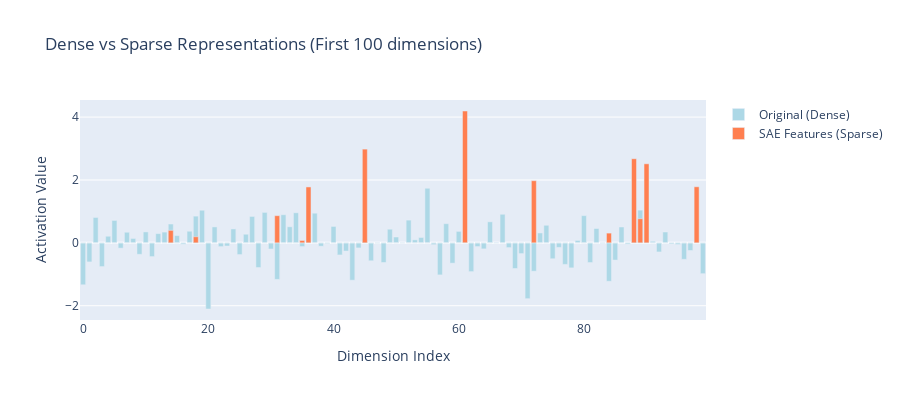

Notebook source saved alongside this figure:
### Code cell
# ============================================================================
# CELL 13: Visualize Sparse vs Dense Representations
# ============================================================================
"""
Visualize the difference between dense and sparse representations
"""

print("📊 Dense vs Sparse Comparison")
print("=" * 70)

# ============================================================================
# PART 13a: Side-by-side bar chart (first 100 dimensions)
# ============================================================================

fig = go.Figure()

# Plot 1: Dense original activation (first 100 dims for visibility)
fig.add_trace(go.Bar(
    x=list(range(100)),
    y=activations[0][:100].numpy(),
    name='Original (Dense)',
    marker_color='lightblue'
))

# Plot 2: Sparse SAE features (first 100 for comparison)
if sae_loaded:
    with torch.no_grad():
        sae_features = sae.encode(activations[0].unsqueeze(0))
    sparse_display = sae_features[0][:100].numpy()
else:
    sparse_display = simulated_features[:100].numpy()

fig.add_trace(go.Bar(
    x=list(range(100)),
    y=sparse_display,
    name='SAE Features (Sparse)',
    marker_color='coral'
))

fig.update_layout(
    title="Dense vs Sparse Representations (First 100 dimensions)",
    xaxis_title="Dimension Index",
    yaxis_title="Activation Value",
    barmode='overlay',
    height=400
)
fig.show()

print("\n💡 Key Insight:")
print("   - Original: Most dimensions have some activation (hard to interpret)")
print("   - SAE: Only a few features are active (each represents one concept)")

# ============================================================================
# PART 13b: Full statistical comparison and distribution
# ============================================================================

print("\n" + "=" * 70)
print("📈 Full Statistical Analysis")
print("=" * 70)

# Original activation stats
orig_nonzero = (activations[0] != 0).sum().item()
orig_near_zero = (activations[0].abs() < 0.01).sum().item()
orig_total = activations[0].numel()

print(f"\n🔵 Original (Dense) Activation:")
print(f"   Total dimensions: {orig_total}")
print(f"   Exactly zero: {orig_total - orig_nonzero} ({100*(orig_total-orig_nonzero)/orig_total:.1f}%)")
print(f"   Near-zero (<0.01): {orig_near_zero} ({100*orig_near_zero/orig_total:.1f}%)")
print(f"   Significant: {orig_total - orig_near_zero} ({100*(orig_total-orig_near_zero)/orig_total:.1f}%)")
print(f"   Layout: [0 -------- {orig_total}]")
print(f"           " + "█" * 60 + "  ← Almost all dimensions active")

if sae_loaded:
    # SAE feature stats
    sae_nonzero = (sae_features[0] > 0).sum().item()
    sae_total = sae_features[0].numel()
    
    print(f"\n🟠 SAE (Sparse) Features:")
    print(f"   Total dimensions: {sae_total}")
    print(f"   Active (>0): {sae_nonzero} ({100*sae_nonzero/sae_total:.2f}%)")
    print(f"   Zero: {sae_total - sae_nonzero} ({100*(sae_total-sae_nonzero)/sae_total:.2f}%)")
    
    # Show where the active features are located
    active_indices = torch.where(sae_features[0] > 0)[0]
    
    print(f"\n   Distribution of {sae_nonzero} active features across {sae_total} dimensions:")
    
    # Dynamic number of bins (aim for ~50-200 features per bin)
    target_features_per_bin = 100
    num_bins = max(20, min(50, sae_nonzero // target_features_per_bin))
    
    hist, bin_edges = torch.histogram(active_indices.float(), bins=num_bins, range=(0, sae_total))
    
    max_count = hist.max().item()
    for i in range(num_bins):
        count = hist[i].item()
        bar_length = int(50 * count / max_count) if max_count > 0 else 0
        bin_start = int(bin_edges[i])
        bin_end = int(bin_edges[i+1])
        print(f"   [{bin_start:5d}-{bin_end:5d}]: {'█' * bar_length} ({int(count)})")
    
    print(f"\n💡 Key Insight:")
    print(f"   Original: {orig_total - orig_near_zero}/{orig_total} dimensions significantly active")
    print(f"            → DENSE: Hard to know which dimensions represent which concepts")
    print(f"   SAE:      {sae_nonzero}/{sae_total} features active")
    print(f"            → SPARSE: Each active feature = one interpretable concept!")
    print(f"            → {100*(sae_total-sae_nonzero)/sae_total:.1f}% of features are zero (high sparsity)")

else:
    print("\n⚠️  SAE not loaded, using simulated features")

### Figure 1 — Plotly figure (JSON) as saved in the notebook; plotly's stock layout.template omitted (floating-point values rounded to 4 significant figures)
{"data": [{"marker": {"color": "lightblue"}, "name": "Original (Dense)", "type": "bar", "x": [0, 1, 2, 3, 4, 5, 6, 7, 8, 9, 10, 11, 12, 13, 14, 15, 16, 17, 18, 19, 20, 21, 22, 23, 24, 25, 26, 27, 28, 29, 30, 31, 32, 33, 34, 35, 36, 37, 38, 39, 40, 41, 42, 43, 44, 45, 46, 47, 48, 49, 50, 51, 52, 53, 54, 55, 56, 57, 58, 59, 60, 61, 62, 63, 64, 65, 66, 67, 68, 69, 70, 71, 72, 73, 74, 75, 76, 77, 78, 79, 80, 81, 82, 83, 84, 85, 86, 87, 88, 89, 90, 91, 92, 93, 94, 95, 96, 97, 98, 99], "y": [-1.333, -0.6057, 0.8071, -0.7544, 0.2101, 0.7128, -0.1686, 0.3374, 0.1395, -0.3648, 0.3478, -0.4367, 0.2938, 0.3427, 0.5991, 0.2307, -0.04294, 0.3691, 0.8498, 1.037, -2.104, 0.5067, -0.1192, -0.09976, 0.4429, -0.3721, 0.2743, 0.8402, -0.7846, 0.9686, -0.1945, -1.164, 0.8946, 0.5114, 0.9564, -0.1175, 0.2105, 0.9436, -0.1071, -0.02161, 0.522, -0.3845, -0.2607, -1.188, -0.1606, 0.1381, -0.5697, -0.00787, -0.625, 0.4339, 0.186, -0.00342, 0.7231, 0.09587, 0.1706, 1.736, -0.05755, -1.019, 0.6091, -0.6467, 0.3646, 0.007126, -0.9147, -0.1178, -0.1912, 0.6692, 0.007746, 0.9091, -0.15, -0.8158, -0.341, -1.775, -0.9023, 0.3149, 0.5589, -0.5052, -0.1447, -0.6859, -0.795, 0.07732, 0.8659, -0.6259, 0.4565, -0.01486, -1.222, -0.5478, 0.5046, -0.04076, 1.431, 1.041, 0.1207, 0.05006, -0.2886, 0.345, -0.03508, -0.05228, -0.5249, -0.2431, 0.01063, -0.9801]}, {"marker": {"color": "coral"}, "name": "SAE Features (Sparse)", "type": "bar", "x": [0, 1, 2, 3, 4, 5, 6, 7, 8, 9, 10, 11, 12, 13, 14, 15, 16, 17, 18, 19, 20, 21, 22, 23, 24, 25, 26, 27, 28, 29, 30, 31, 32, 33, 34, 35, 36, 37, 38, 39, 40, 41, 42, 43, 44, 45, 46, 47, 48, 49, 50, 51, 52, 53, 54, 55, 56, 57, 58, 59, 60, 61, 62, 63, 64, 65, 66, 67, 68, 69, 70, 71, 72, 73, 74, 75, 76, 77, 78, 79, 80, 81, 82, 83, 84, 85, 86, 87, 88, 89, 90, 91, 92, 93, 94, 95, 96, 97, 98, 99], "y": [0.0, 0.0, 0.0, 0.0, 0.0, 0.0, 0.0, 0.0, 0.0, 0.0, 0.0, 0.0, 0.0, 0.0, 0.3972, 0.0, 0.0, 0.0, 0.1942, 0.0, 0.0, 0.0, 0.0, 0.0, 0.0, 0.0, 0.0, 0.0, 0.0, 0.0, 0.0, 0.8642, 0.0, 0.0, 0.0, 0.07642, 1.779, 0.0, 0.0, 0.0, 0.0, 0.0, 0.0, 0.0, 0.0, 2.982, 0.0, 0.0, 0.0, 0.0, 0.0, 0.0, 0.0, 0.0, 0.0, 0.0, 0.0, 0.0, 0.0, 0.0, 0.0, 4.194, 0.0, 0.0, 0.0, 0.0, 0.0, 0.0, 0.0, 0.0, 0.0, 0.0, 1.977, 0.0, 0.0, 0.0, 0.0, 0.0, 0.0, 0.0, 0.0, 0.0, 0.0, 0.0, 0.3103, 0.0, 0.0, 0.0, 2.674, 0.7674, 2.514, 0.0, 0.0, 0.0, 0.0, 0.0, 0.0, 0.0, 1.784, 0.0]}], "layout": {"barmode": "overlay", "height": 400, "title": {"text": "Dense vs Sparse Representations (First 100 dimensions)"}, "xaxis": {"title": {"text": "Dimension Index"}}, "yaxis": {"title": {"text": "Activation Value"}}}}
